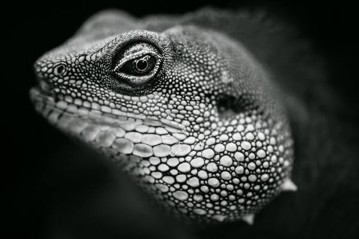
#> input picture Open8/Reference.jpg, 359 x 239 px, found by its file name
$ python O8.py
#> lines starting #> are read from the running program, lines starting #| are printed output that depends on the picture
import cv2
import numpy as np
import matplotlib.pyplot as plt

# SOURCE IMAGES - 5 DEGRADED IMAGES
source_paths = [
    'E:\DSIP\VS Py\Open8\image1.png',
    'E:\DSIP\VS Py\Open8\image2.png',
    'E:\DSIP\VS Py\Open8\image3.png',
    'E:\DSIP\VS Py\Open8\image4.png',
    'E:\DSIP\VS Py\Open8\image5.png'
]

# REFERENCE IMAGE
reference_path = 'E:\DSIP\VS Py\Open8\Reference.jpg'

# LOAD REFERENCE IMAGE
reference_image = cv2.imread(
    reference_path,
    cv2.IMREAD_GRAYSCALE
)
#> reference_image: shape (239, 359); min 0, max 252, mean 57.8

if reference_image is None:
    print("Reference image not found!")
    exit()

print("Reference image loaded successfully!")

# PROCESS ALL 5 SOURCE IMAGES
for i, source_path in enumerate(source_paths):

    print("\nProcessing Image", i + 1)

    # Load source image
    source_image = cv2.imread(
        source_path,
        cv2.IMREAD_GRAYSCALE
    )
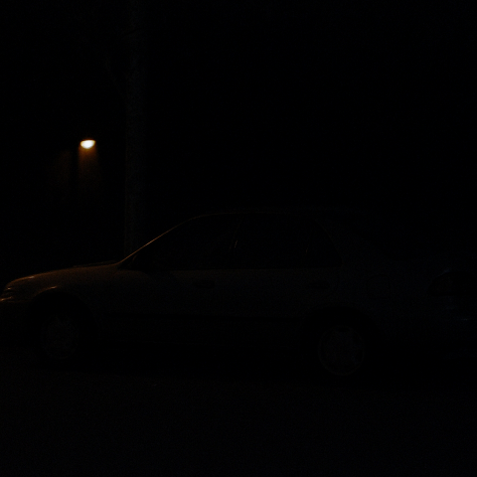
#> input picture Open8/image1.png, 477 x 477 px, found by its file name
#> source_image: shape (477, 477); min 0, max 249, mean 0.3

    if source_image is None:
        print("Image not found:", source_path)
        continue

    print("Image loaded successfully!")

    # PART 1: ORIGINAL HISTOGRAM
    histogram = cv2.calcHist(
        [source_image],
        [0],
        None,
        [256],
        [0, 256]
    )
#> histogram = 256 values, max 211275 at index 0, min 0 at index 8, mean 888.8

    plt.figure(figsize=(8, 6))
    plt.title('Histogram - Image ' + str(i + 1))
    plt.xlabel('Pixel Value')
    plt.ylabel('Frequency')
    plt.plot(histogram)
    plt.xlim([0, 256])
    plt.grid(True)
    plt.show()
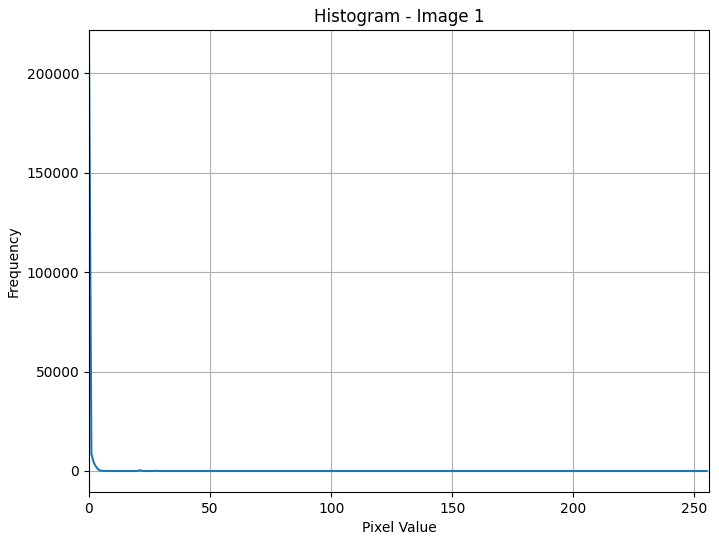
#> figure drawn by matplotlib, 1 panel; curve peaks at x = 0, y = 211275

    # PART 2: HISTOGRAM EQUALIZATION
    equalized_image = cv2.equalizeHist(source_image)
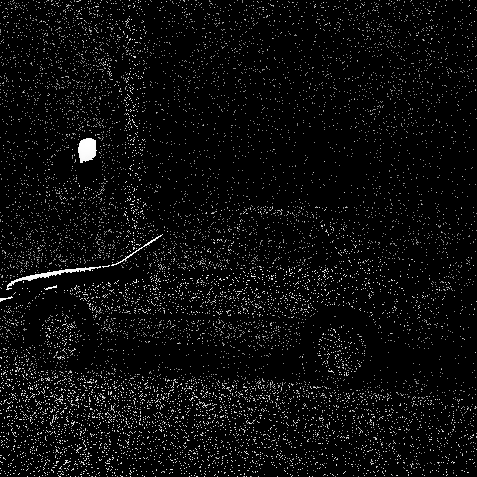
#> equalized_image: shape (477, 477); min 0, max 255, mean 12.4

    # Display Original and Equalized Image
    plt.figure(figsize=(10, 5))

    plt.subplot(1, 2, 1)
    plt.title('Original Image')
    plt.imshow(source_image, cmap='gray')
    plt.axis('off')

    plt.subplot(1, 2, 2)
    plt.title('Equalized Image')
    plt.imshow(equalized_image, cmap='gray')
    plt.axis('off')

    plt.tight_layout()
    plt.show()
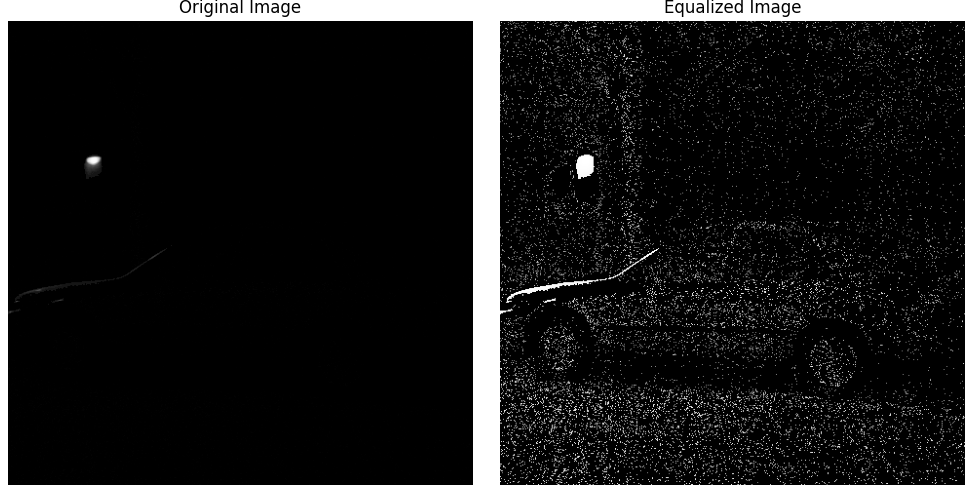
#> figure drawn by matplotlib, 2 panels

    # PART 3: EQUALIZED HISTOGRAM
    equalized_histogram = cv2.calcHist(
        [equalized_image],
        [0],
        None,
        [256],
        [0, 256]
    )
#> equalized_histogram = 256 values, max 211275 at index 0, min 0 at index 1, mean 888.8

    plt.figure(figsize=(8, 6))
    plt.title('Equalized Histogram - Image ' + str(i + 1))
    plt.xlabel('Pixel Value')
    plt.ylabel('Frequency')
    plt.plot(equalized_histogram)
    plt.xlim([0, 256])
    plt.grid(True)
    plt.show()
#> figure, not shown here; curve peaks at x = 0, y = 211275

    # PART 4: HISTOGRAM MATCHING
    # Calculate histogram of source image
    source_hist = cv2.calcHist(
        [source_image],
        [0],
        None,
        [256],
        [0, 256]
    )
#> source_hist has the same summary as histogram

    # Calculate histogram of reference image
    reference_hist = cv2.calcHist(
        [reference_image],
        [0],
        None,
        [256],
        [0, 256]
    )
#> reference_hist = 256 values, max 7804 at index 3, min 0 at index 250, mean 335.2

    # Normalize histograms
    source_hist /= source_hist.sum()
#> source_hist = 256 values, max 0.929 at index 0, min 0 at index 8, mean 0.00391
    reference_hist /= reference_hist.sum()
#> reference_hist = 256 values, max 0.091 at index 3, min 0 at index 250, mean 0.00391

    # Calculate CDF
    source_cdf = source_hist.cumsum()
#> source_cdf = 256 values from 0.929 to 1
    reference_cdf = reference_hist.cumsum()
#> reference_cdf = 256 values from 0.00165 to 1

    # Create mapping from source CDF to reference CDF
    mapping = np.interp(
        source_cdf,
        reference_cdf,
        range(256)
    )
#> mapping = 256 values from 177.9 to 255

    # Apply mapping
    matched_image = mapping[source_image]
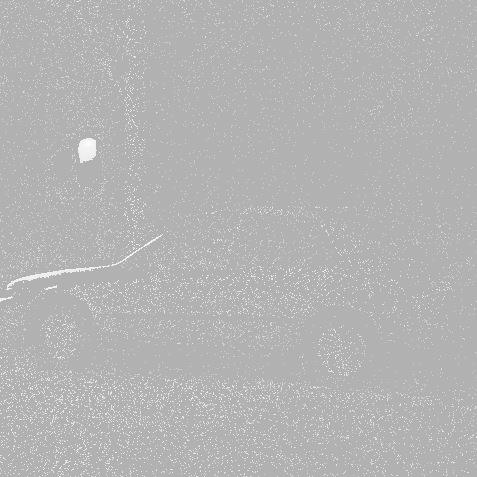
#> matched_image: shape (477, 477) float64; min 177.9, max 255, mean 180.6

    # Convert to uint8
    matched_image = matched_image.astype(np.uint8)

    # PART 5: DISPLAY SOURCE, REFERENCE AND MATCHED IMAGE
    plt.figure(figsize=(12, 6))

    plt.subplot(131)
    plt.title('Source Image')
    plt.imshow(source_image, cmap='gray')
    plt.axis('off')

    plt.subplot(132)
    plt.title('Reference Image')
    plt.imshow(reference_image, cmap='gray')
    plt.axis('off')

    plt.subplot(133)
    plt.title('Matched Image')
    plt.imshow(matched_image, cmap='gray')
    plt.axis('off')

    plt.suptitle(
        'Histogram Matching - Image ' + str(i + 1)
    )

    plt.tight_layout()
    plt.show()

    # PART 6: MATCHED IMAGE HISTOGRAM
    matched_histogram = cv2.calcHist(
        [matched_image],
        [0],
        None,
        [256],
        [0, 256]
    )
#> matched_histogram = 256 values, max 211275 at index 177, min 0 at index 0, mean 888.8

    plt.figure(figsize=(8, 6))
    plt.title(
        'Matched Histogram - Image ' + str(i + 1)
    )
    plt.xlabel('Pixel Value')
    plt.ylabel('Frequency')
    plt.plot(matched_histogram)
    plt.xlim([0, 256])
    plt.grid(True)
    plt.show()
#> figure, not shown here; curve peaks at x = 177, y = 211275
#> pass 2 of the loop `for i, source_path in enumerate(source_paths):`:
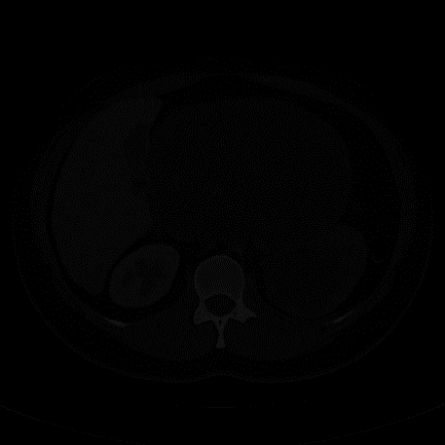
#> input picture Open8/image2.png, 445 x 445 px, found by its file name
#> `source_image = cv2.imread( source_path, cv2.IMREAD_GRAYSCALE )`:
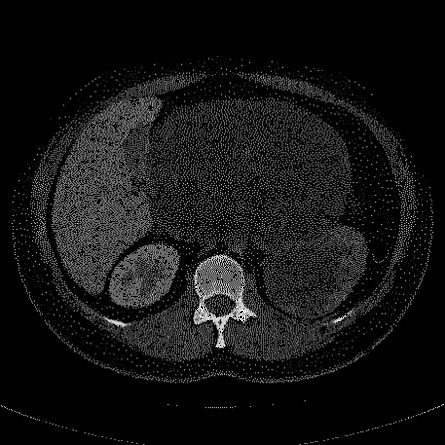
#> source_image: shape (445, 445); min 0, max 21, mean 1.7; drawn with min black and max white
#> histogram = 256 values, max 132907 at index 0, min 0 at index 22, mean 773.5
#> equalized_image: shape (445, 445)
#> equalized_histogram = 256 values, max 132907 at index 0, min 0 at index 1, mean 773.5
#> `source_hist = cv2.calcHist( [source_image], [0], None, [256], [0, 256] )`: source_hist has the same summary as histogram
#> `reference_hist = cv2.calcHist( [reference_image], [0], None, [256], [0..`: reference_hist = 256 values, max 7804 at index 3, min 0 at index 250, mean 335.2
#> `source_hist /= source_hist.sum()`: source_hist = 256 values, max 0.671 at index 0, min 0 at index 22, mean 0.00391
#> `reference_hist /= reference_hist.sum()`: reference_hist = 256 values, max 0.091 at index 3, min 0 at index 250, mean 0.00391
#> source_cdf = 256 values from 0.671 to 1
#> mapping = 256 values from 66.09 to 255
#> `matched_image = mapping[source_image]`:
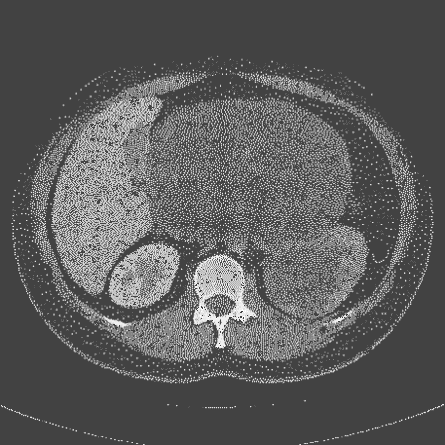
#> matched_image: shape (445, 445) float64; min 66.09, max 255, mean 91.6
#> matched_histogram = 256 values, max 132907 at index 66, min 0 at index 0, mean 773.5
#> pass 3 of the loop `for i, source_path in enumerate(source_paths):`:
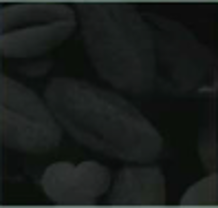
#> input picture Open8/image3.png, 218 x 208 px, found by its file name
#> histogram = 256 values, max 16104 at index 21, min 0 at index 1, mean 177.1
#> equalized_image: shape (208, 218)
#> equalized_histogram = 256 values, max 16104 at index 106, min 0 at index 2, mean 177.1
#> `source_hist = cv2.calcHist( [source_image], [0], None, [256], [0, 256] )`: source_hist has the same summary as histogram
#> `reference_hist = cv2.calcHist( [reference_image], [0], None, [256], [0..`: reference_hist = 256 values, max 7804 at index 3, min 0 at index 250, mean 335.2
#> `source_hist /= source_hist.sum()`: source_hist = 256 values, max 0.355 at index 21, min 0 at index 1, mean 0.00391
#> `reference_hist /= reference_hist.sum()`: reference_hist = 256 values, max 0.091 at index 3, min 0 at index 250, mean 0.00391
#> source_cdf = 256 values from 0.0339 to 1
#> mapping = 256 values from 2.12 to 255
#> `matched_image = mapping[source_image]`:
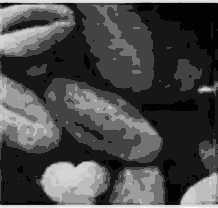
#> matched_image: shape (208, 218) float64; min 2.12, max 255, mean 74.4
#> matched_histogram = 256 values, max 16333 at index 22, min 0 at index 0, mean 177.1
#> `plt.show()`:
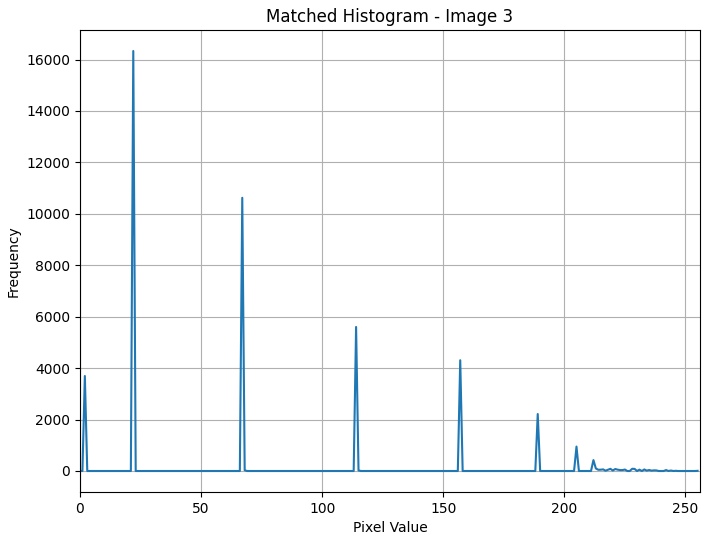
#> figure drawn by matplotlib, 1 panel; curve peaks at x = 22, y = 16333
#> the loop made 5 passes; the first 3 are shown

print("\nAll 5 images processed successfully!")
# Change contrast
contrast_image = cv2.convertScaleAbs(
    source_image,
    alpha=1.5,
    beta=0
)
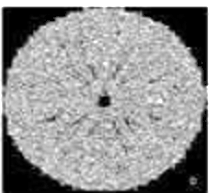
#> contrast_image: shape (193, 210); min 0, max 255, mean 148.8
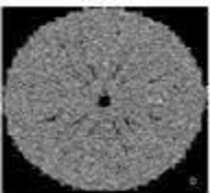
#> source_image: shape (193, 210); min 0, max 255, mean 101.9

plt.figure(figsize=(10, 5))

plt.subplot(1, 2, 1)
plt.title("Original Image")
plt.imshow(source_image, cmap='gray')
plt.axis('off')

plt.subplot(1, 2, 2)
plt.title("Contrast Changed")
plt.imshow(contrast_image, cmap='gray')
plt.axis('off')

plt.tight_layout()
plt.show()
